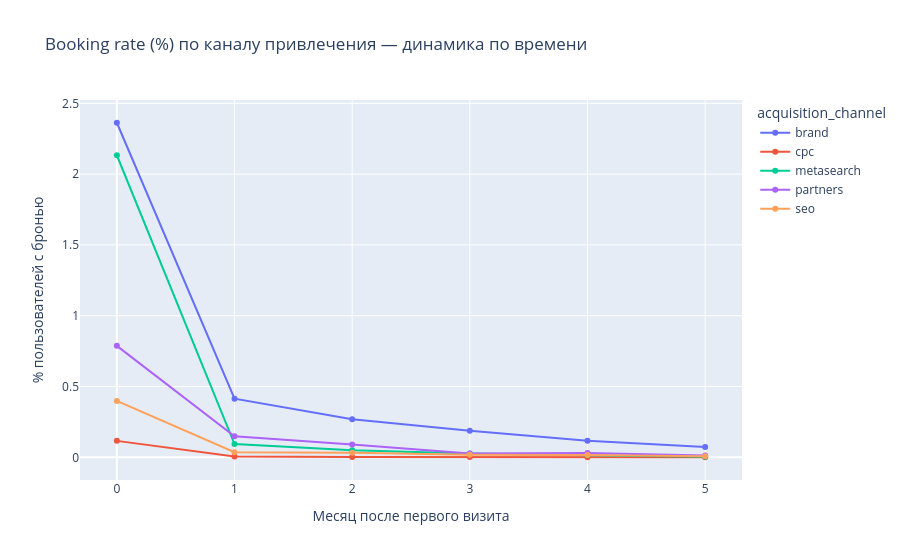

This figure's notebook cell:
### Code cell
# Booking retention — доля пользователей когорты, совершивших бронирование в месяц N
booking_ret = df_c2.groupby(['acquisition_channel','offset']).agg(
    bookers=('session_with_booking','sum')
).reset_index()
booking_ret = booking_ret.merge(ch_cohort_size.rename('size'), on='acquisition_channel')
booking_ret['booking_rate'] = booking_ret['bookers'] / booking_ret['size'] * 100

fig = px.line(booking_ret, x='offset', y='booking_rate', color='acquisition_channel',
              title='Booking rate (%) по каналу привлечения — динамика по времени',
              labels={'offset':'Месяц после первого визита','booking_rate':'% пользователей с бронью'},
              markers=True)
fig.show()

### Figure 1 — Plotly figure (JSON) as saved in the notebook; plotly's stock layout.template omitted (floating-point values rounded to 4 significant figures)
{"data": [{"hovertemplate": "acquisition_channel=brand<br>Месяц после первого визита=%{x}<br>% пользователей с бронью=%{y}<extra></extra>", "legendgroup": "brand", "line": {"color": "#636efa", "dash": "solid"}, "marker": {"symbol": "circle"}, "mode": "lines+markers", "name": "brand", "orientation": "v", "showlegend": true, "type": "scatter", "x": [0, 1, 2, 3, 4, 5], "xaxis": "x", "y": [2.363, 0.4137, 0.2693, 0.1875, 0.1176, 0.07363], "yaxis": "y"}, {"hovertemplate": "acquisition_channel=cpc<br>Месяц после первого визита=%{x}<br>% пользователей с бронью=%{y}<extra></extra>", "legendgroup": "cpc", "line": {"color": "#EF553B", "dash": "solid"}, "marker": {"symbol": "circle"}, "mode": "lines+markers", "name": "cpc", "orientation": "v", "showlegend": true, "type": "scatter", "x": [0, 1, 2, 3, 4, 5], "xaxis": "x", "y": [0.1161, 0.005251, 0.003001, 0.0015, 0.0003751, 0.0007502], "yaxis": "y"}, {"hovertemplate": "acquisition_channel=metasearch<br>Месяц после первого визита=%{x}<br>% пользователей с бронью=%{y}<extra></extra>", "legendgroup": "metasearch", "line": {"color": "#00cc96", "dash": "solid"}, "marker": {"symbol": "circle"}, "mode": "lines+markers", "name": "metasearch", "orientation": "v", "showlegend": true, "type": "scatter", "x": [0, 1, 2, 3, 4, 5], "xaxis": "x", "y": [2.133, 0.09379, 0.04961, 0.02719, 0.01495, 0.004758], "yaxis": "y"}, {"hovertemplate": "acquisition_channel=partners<br>Месяц после первого визита=%{x}<br>% пользователей с бронью=%{y}<extra></extra>", "legendgroup": "partners", "line": {"color": "#ab63fa", "dash": "solid"}, "marker": {"symbol": "circle"}, "mode": "lines+markers", "name": "partners", "orientation": "v", "showlegend": true, "type": "scatter", "x": [0, 1, 2, 3, 4, 5], "xaxis": "x", "y": [0.7873, 0.1485, 0.09125, 0.02759, 0.02971, 0.01273], "yaxis": "y"}, {"hovertemplate": "acquisition_channel=seo<br>Месяц после первого визита=%{x}<br>% пользователей с бронью=%{y}<extra></extra>", "legendgroup": "seo", "line": {"color": "#FFA15A", "dash": "solid"}, "marker": {"symbol": "circle"}, "mode": "lines+markers", "name": "seo", "orientation": "v", "showlegend": true, "type": "scatter", "x": [0, 1, 2, 3, 4, 5], "xaxis": "x", "y": [0.3984, 0.0357, 0.03142, 0.01857, 0.01714, 0.007141], "yaxis": "y"}], "layout": {"legend": {"title": {"text": "acquisition_channel"}, "tracegroupgap": 0}, "title": {"text": "Booking rate (%) по каналу привлечения — динамика по времени"}, "xaxis": {"anchor": "y", "domain": [0, 1], "title": {"text": "Месяц после первого визита"}}, "yaxis": {"anchor": "x", "domain": [0, 1], "title": {"text": "% пользователей с бронью"}}}}
